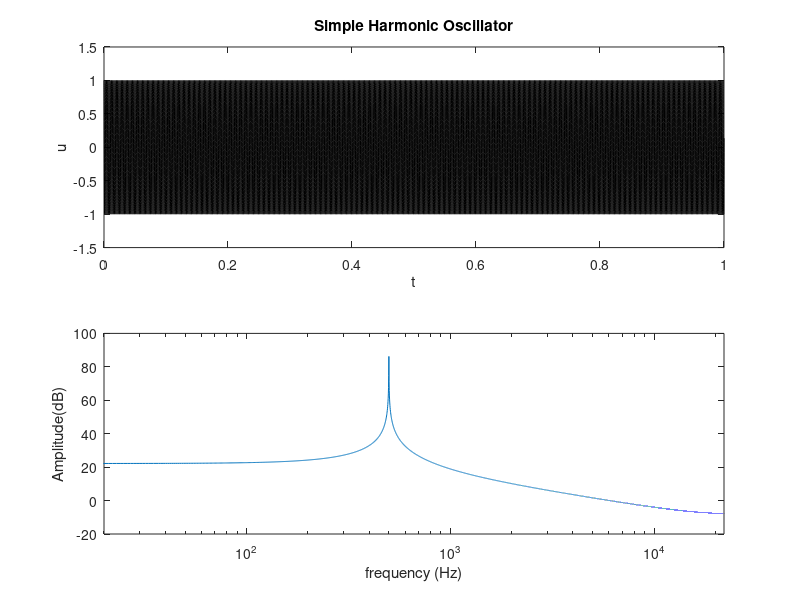

The MATLAB source for this figure:
%%%%%%%%%%%%%%%%%%%%%%%%%%%%%%%%%%%%%%%%%%%%%%%%%%%%%%%%%%%%%%%%%%%%%%%%%%%
%%%         PBMMI:Simple harmonic oscillator
%%%         Author:Nuolin Lai
%%%         Create Date:04/02/2021
%%%         Last modify date:04/02/2021
%%%%%%%%%%%%%%%%%%%%%%%%%%%%%%%%%%%%%%%%%%%%%%%%%%%%%%%%%%%%%%%%%%%%%%%%%%%

clear all
close all

% parameters

SR = 44100;     % sample rate (Hz)
Tf = 1;         % duration (s)
f0 = 500;       % frequency (Hz)
u0 = 1;         % initial displacement
v0 = 0;         % initial velocity

alpha = 0.5;  % the scheme free parameter

k = 1/SR;               % time step
w0 = 2*pi*f0;           % angular frequency (rad./s)
Nf = floor(Tf*SR);      % total number of time steps

%assert
if(k > 2/(w0*sqrt(2*alpha-1)) && alpha >= 0.5)
    error('Stability condition violated')
end

b = (2-alpha*w0^2*k^2)/(1 + ((1-alpha)*w0^2*k^2)/2); % coefficient of u1

% initialize

u2 = u0;                % set initial displacement
u1 = u0+k*v0;           % set second displacement

out = zeros(Nf,1);      % initialise output vector

% main loop

tic
for n=1:Nf
    u = b*u1 - u2;      % scheme update
    out(n) = u2;        % write output
    
    u2 = u1;            % shift state
    u1 = u;             % shift state
end
toc

% plot

% plot
M = length(out);
tax = [0:Nf-1]'*k;
subplot(2,1,1)
plot(tax,out,'k');
xlabel('t');
ylabel('u');
title('Simple Harmonic Oscillator');
subplot(2,1,2);
spe = 20*log10(abs(fft(out)));
freq = (0:M-1)/M*SR;
semilogx(freq,spe);
xlabel('frequency (Hz)');
ylabel('Amplitude(dB)');
xlim([20 SR/2]);

% play sound

soundsc(out,SR)
